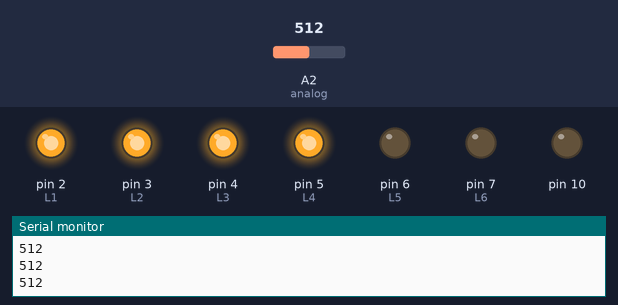
Bench run of a sketch on a simulated Arduino Uno, built with avr-gcc and run on an emulated ATmega328P. Shown: output pins drawn as LEDs (lit = HIGH), the last lines printed to the serial monitor. The inputs (shaded band) are chosen by the test bench; at power-on: A2 (analog) = 512.

Above: at 1.2 s.
1.3 s: A2 (analog) set to 690
At 2.1 s:
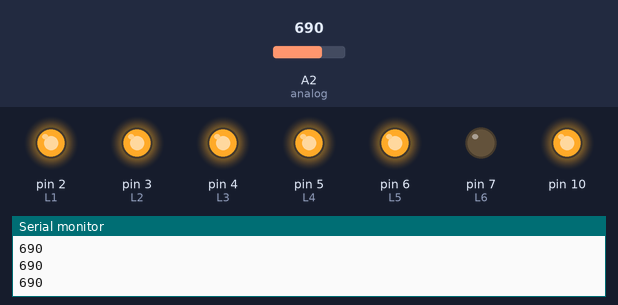
3.1 s: A2 (analog) set to 754
4.6 s: A2 (analog) set to 768
At 5.7 s:
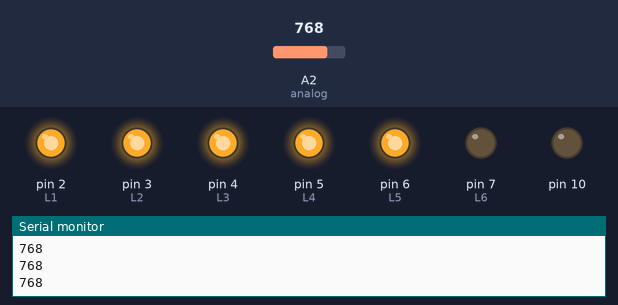
6.1 s: A2 (analog) set to 860
At 7.2 s:
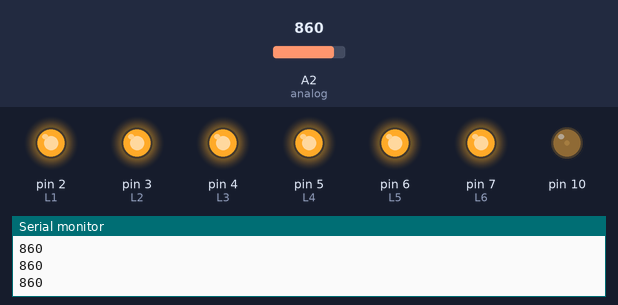
7.9 s: A2 (analog) set to 900
At 8.5 s:
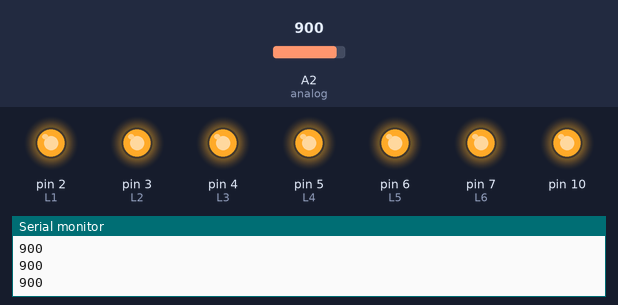
9.5 s: A2 (analog) set to 716
At 11.2 s:
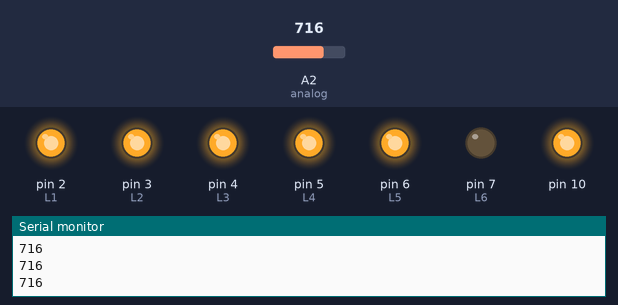
Timing chart, 0 to 12.3 s (numbered marks = the images above; inputs shaded):
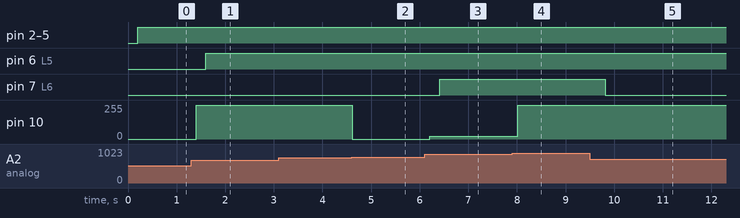

Measured:
- the behaviour switches between 767 and 768 on A2 (analog) (found by bisection; images 1 and 2)
- after the input at 1.3 s, pin 6 (L5): LOW → HIGH after 0.30 s; pin 10: 0/255 → 255/255 after 0.10 s
- after the input at 4.6 s, pin 10: 255/255 → 0/255 at once
- after the input at 6.1 s, pin 7 (L6): LOW → HIGH after 0.31 s; pin 10: 0/255 → 22/255 after 0.11 s
- after the input at 7.9 s, pin 10: 22/255 → 255/255 after 0.11 s
- after the input at 9.5 s, pin 7 (L6): HIGH → LOW after 0.32 s

The sketch:

resistecia_variabale.ino
```cpp
//Pines de los leds
int const L1 = 2;
int const L2 = 3;
int const L3 = 4;
int const L4 = 5;
int const L5 = 6;
int const L6 = 7;

//sensor
int const analog = 2;

//declarar una variable entera
int valor = 0 ;
int X = 0;

//funcion que prende los leds
void prenderLeds (int a, int b, int c, int d, int e, int f)
{
  digitalWrite (L1, a);
  digitalWrite (L2, b);
  digitalWrite (L3, c);
  digitalWrite (L4, d);
  digitalWrite (L5, e);
  digitalWrite (L6, f);
}

void setup() {
  //consola
  Serial.begin(9600);
  //pines de entrada/salida
  pinMode (L1, OUTPUT);
  pinMode (L2, OUTPUT);
  pinMode (L3, OUTPUT);
  pinMode (L4, OUTPUT);
  pinMode (L5, OUTPUT);
  pinMode (L6, OUTPUT);

}

void loop() {
  //toma valores desd 0 a 1023
  valor = analogRead(analog);
  Serial.println(valor);

  //sensor
  X = (255*valor)/1023;
  if (X>=255){
  X=0;
  }

  analogWrite(10, X);
  delay (200);

  //valores menores a 170
  if ( valor <= 170)
  {
    //enciende led
    prenderLeds (1, 0, 0, 0, 0, 0);
  }

  // valores entre 170 a 340
  if ( valor > 170 && valor < 340)
  {
    //enciende led
    prenderLeds (1, 1, 0, 0, 0, 0);
  }
  // valores de 340 a 510
  if ( valor > 340 && valor < 510)
  {
    //enciende led
    prenderLeds (1, 1, 1, 0, 0, 0);
  }
  //valores de 510 a 680
  if ( valor > 510 && valor < 680)
  {
    //enciende led
    prenderLeds (1, 1, 1, 1, 0, 0);
  }
  //valores entre 680 a 850
  if ( valor > 680 && valor < 850)
  {
    //enciende led
    prenderLeds (1, 1, 1, 1, 1, 0);
  }
  //valores entre 850 a 1023
  if ( valor > 850 && valor < 1023)
  {
    //enciende led
    prenderLeds (1, 1, 1, 1, 1, 1);
  }


}
```
